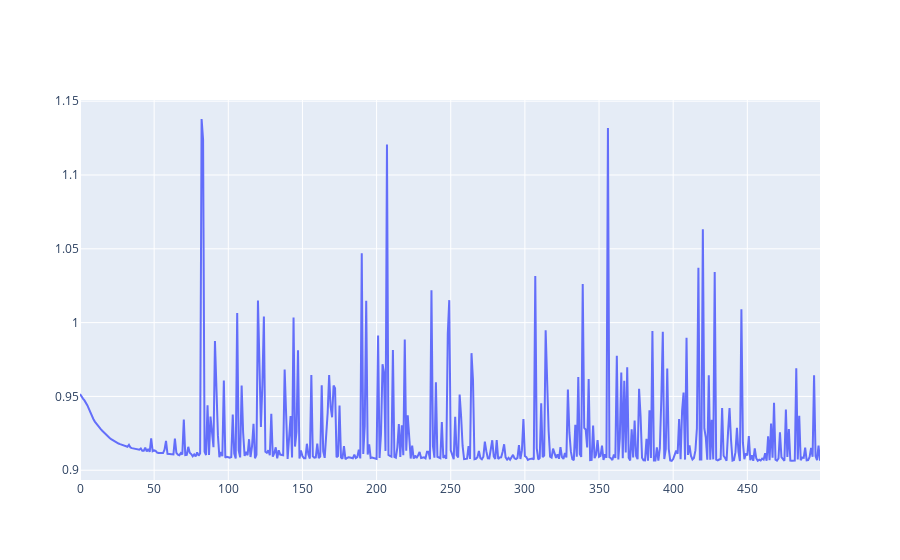

Notebook source saved alongside this figure:
### Code cell
fig = go.Figure()

fig.add_trace(
    go.Scatter(
        y = errors
    )
)

fig.show()

### Figure 1 — Plotly figure (JSON) as saved in the notebook; plotly's stock layout.template omitted (floating-point values rounded to 4 significant figures; data arrays with more than 128 entries replaced by an {"elided": "..."} marker saying what was removed)
{"data": [{"type": "scatter", "y": {"elided": "500 float values"}}], "layout": {}}
